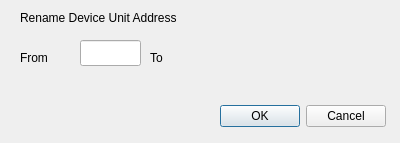
<?xml version="1.0" encoding="UTF-8"?>
<ui version="4.0">
 <class>DevicesRenameClass</class>
 <widget class="QDialog" name="DevicesRenameClass">
  <property name="geometry">
   <rect>
    <x>0</x>
    <y>0</y>
    <width>400</width>
    <height>143</height>
   </rect>
  </property>
  <property name="windowTitle">
   <string>DevicesRename</string>
  </property>
  <widget class="QLabel" name="label">
   <property name="geometry">
    <rect>
     <x>20</x>
     <y>10</y>
     <width>201</width>
     <height>16</height>
    </rect>
   </property>
   <property name="text">
    <string>Rename Device Unit Address</string>
   </property>
  </widget>
  <widget class="QLabel" name="label_2">
   <property name="geometry">
    <rect>
     <x>20</x>
     <y>50</y>
     <width>41</width>
     <height>16</height>
    </rect>
   </property>
   <property name="text">
    <string>From</string>
   </property>
  </widget>
  <widget class="QLineEdit" name="fromValue">
   <property name="geometry">
    <rect>
     <x>80</x>
     <y>40</y>
     <width>61</width>
     <height>26</height>
    </rect>
   </property>
   <property name="inputMask">
    <string>HHHH; </string>
   </property>
   <property name="readOnly">
    <bool>true</bool>
   </property>
  </widget>
  <widget class="QLabel" name="label_3">
   <property name="geometry">
    <rect>
     <x>150</x>
     <y>50</y>
     <width>41</width>
     <height>16</height>
    </rect>
   </property>
   <property name="text">
    <string>To</string>
   </property>
  </widget>
  <widget class="QDialogButtonBox" name="buttonBox">
   <property name="geometry">
    <rect>
     <x>220</x>
     <y>100</y>
     <width>166</width>
     <height>32</height>
    </rect>
   </property>
   <property name="standardButtons">
    <set>QDialogButtonBox::Cancel|QDialogButtonBox::Ok</set>
   </property>
  </widget>
 </widget>
 <layoutdefault spacing="6" margin="11"/>
 <resources/>
 <connections/>
</ui>
